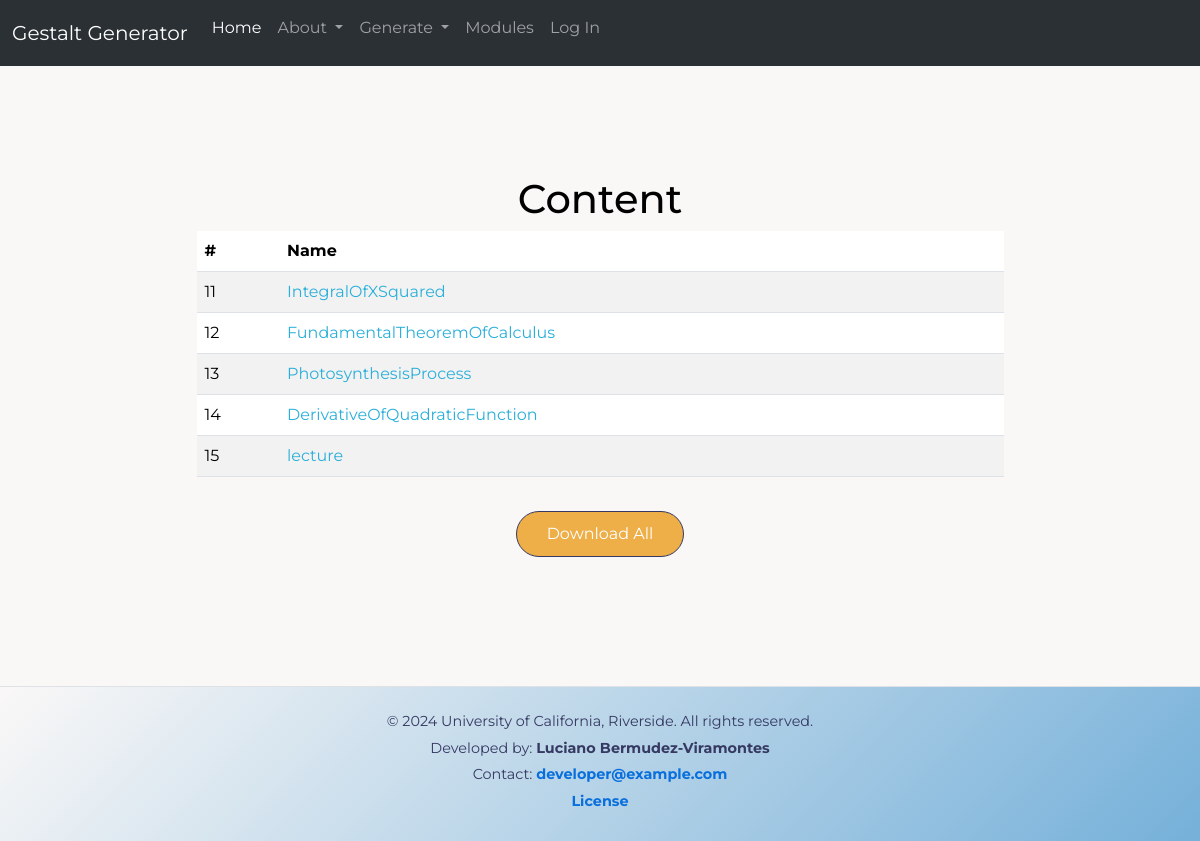
/retrieve_modules/Module_3, run on the app's committed database.
### app/db_models/models.py (models this page shows, shortened)
class Folder(db.Model):
    id = db.Column(db.Integer, primary_key=True)
    name = db.Column(db.String(256), nullable=False)
    files = db.relationship('File', backref='folder', lazy=True)
    question_metadata = db.relationship('QuestionMetadata', backref='folder', lazy=True)
    module_id = db.Column(db.Integer, db.ForeignKey('edu_module.id'), nullable=False)

### app/routes/module_retrieval/module_retrieval.py (the view)
@module_retrieval_bp.route("/retrieve_modules/<module_name>_<module_id>", methods=['GET', 'POST'])
def view_module_details(module_name,module_id):
    module = EduModule.query.filter_by(id=module_id).first()
    folder_data = []
    for folder in module.folders:
        folder_data.append({
            'id': folder.id,
            'folder_name': folder.name,
        })
    print(f"This is the folder data {folder_data}")
    session["folder_data"] = folder_data
    return render_template("module_content.html",folder_data=folder_data)

### app/templates/module_content.html (shortened to what this page needs)
{% extends "base.html" %}
{% block content %}
<div class="table-container">
    <h1 class="text-center">Content</h1>
    <table class="table table-striped">
        <thead>
            <tr>
                <th scope="col">#</th>
                <th scope="col">Name</th>
            </tr>
        </thead>
        <tbody>
            {% for folder in folder_data %}
            <tr>
                <td>{{ folder.id }}</td>
                <td><a href="{{ url_for('quiz_overview_bp.modules_action', folder_id = folder.id) }}">{{
                        folder.folder_name }}</a></td>
            </tr>
            {% endfor %}
        </tbody>
    </table>
    <div class="container d-flex justify-content-center mt-4">
        <form method="POST" action="{{ url_for('quiz_overview_bp.download_all_modules') }}">
            <button type="submit" class="btn btn-primary">Download All</button>
        </form>
    </div>
</div>
{% endblock %}

### app/static/css/styles.css (style rules this page uses)
:root { --light-shades: #FAF8F7; --light-accent: #EEAF48; --main-brand-color: #75B0D9; --dark-accent: #2AAFDA; --dark-shades: #363962; }
body { font-family: "Montserrat", sans-serif; font-optical-sizing: auto; font-size: 16px; }
.btn-primary { background-color: var(--light-accent); border-color: var(--dark-shades); padding: 10px 30px; font-size: 1.2rem; border-radius: 25px; margin-top: 10px; position: sticky; top: 90%; text-decoration: none; font-size: 1rem; transition: background-color 0.3s ease; }
.table-container { min-height: calc(100vh - 200px); padding: 20px; margin-bottom: 20px; display: flex; flex-direction: column; justify-content: center; align-items: center; }
.table { width: 75%; margin: 0 auto; }
.table a { text-decoration: none; color:var(--dark-accent) }

### app/static/css/lecture-style.css (style rules this page uses)
:root { --background-color: #FAF8F7; --accent-color: #EEAF48; --brand-color: #75B0D9; --accent-dark: #2AAFDA; --shade-dark: #363962; --text-color: #000000; --border-color: #ccc; --shadow-color: rgba(0, 0, 0, 0.1); --background-section: #fff; --background-question: #f9f9f9; --border-radius: 10px; --box-shadow: 0 4px 8px var(--shadow-color); }
body { font-size: 1rem; background-color: var(--background-color); color: var(--text-color); transition: background-color 0.3s, color 0.3s; }

### data on the page
Folder: id "11", folder_name "IntegralOfXSquared"
Folder: id "12", folder_name "FundamentalTheoremOfCalculus"
Folder: id "13", folder_name "PhotosynthesisProcess"
Folder: id "14", folder_name "DerivativeOfQuadraticFunction"
Folder: id "15", folder_name "lecture"
